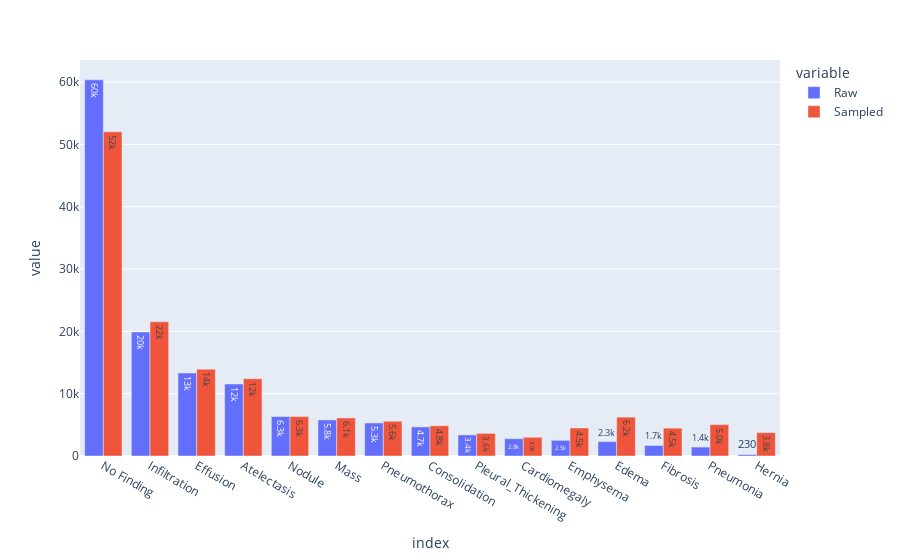

Notebook source saved alongside this figure:
### Code cell
raw = old_xray_data[ALL_LABELS].sum()
sampled = xray_data[ALL_LABELS].sum()

compare = pd.DataFrame({
    'Raw': raw,
    'Sampled': sampled
}).sort_values('Raw', ascending=False)

compare.plot.bar(barmode='group', text_auto='.2s')

### Figure 1 — Plotly figure (JSON) as saved in the notebook; plotly's stock layout.template omitted (floating-point values rounded to 4 significant figures)
{"data": [{"alignmentgroup": "True", "hovertemplate": "variable=Raw<br>index=%{x}<br>value=%{y}<extra></extra>", "legendgroup": "Raw", "marker": {"color": "#636efa", "pattern": {"shape": ""}}, "name": "Raw", "offsetgroup": "Raw", "orientation": "v", "showlegend": true, "textposition": "auto", "texttemplate": "%{y:.2s}", "type": "bar", "x": ["No Finding", "Infiltration", "Effusion", "Atelectasis", "Nodule", "Mass", "Pneumothorax", "Consolidation", "Pleural_Thickening", "Cardiomegaly", "Emphysema", "Edema", "Fibrosis", "Pneumonia", "Hernia"], "xaxis": "x", "y": [60361, 19894, 13317, 11559, 6331, 5782, 5302, 4667, 3385, 2776, 2516, 2303, 1686, 1431, 227], "yaxis": "y"}, {"alignmentgroup": "True", "hovertemplate": "variable=Sampled<br>index=%{x}<br>value=%{y}<extra></extra>", "legendgroup": "Sampled", "marker": {"color": "#EF553B", "pattern": {"shape": ""}}, "name": "Sampled", "offsetgroup": "Sampled", "orientation": "v", "showlegend": true, "textposition": "auto", "texttemplate": "%{y:.2s}", "type": "bar", "x": ["No Finding", "Infiltration", "Effusion", "Atelectasis", "Nodule", "Mass", "Pneumothorax", "Consolidation", "Pleural_Thickening", "Cardiomegaly", "Emphysema", "Edema", "Fibrosis", "Pneumonia", "Hernia"], "xaxis": "x", "y": [52012, 21536, 13932, 12394, 6324, 6106, 5575, 4845, 3628, 3005, 4496, 6240, 4470, 5033, 3750], "yaxis": "y"}], "layout": {"barmode": "group", "legend": {"title": {"text": "variable"}, "tracegroupgap": 0}, "margin": {"t": 60}, "xaxis": {"anchor": "y", "domain": [0, 1], "title": {"text": "index"}}, "yaxis": {"anchor": "x", "domain": [0, 1], "title": {"text": "value"}}}}
